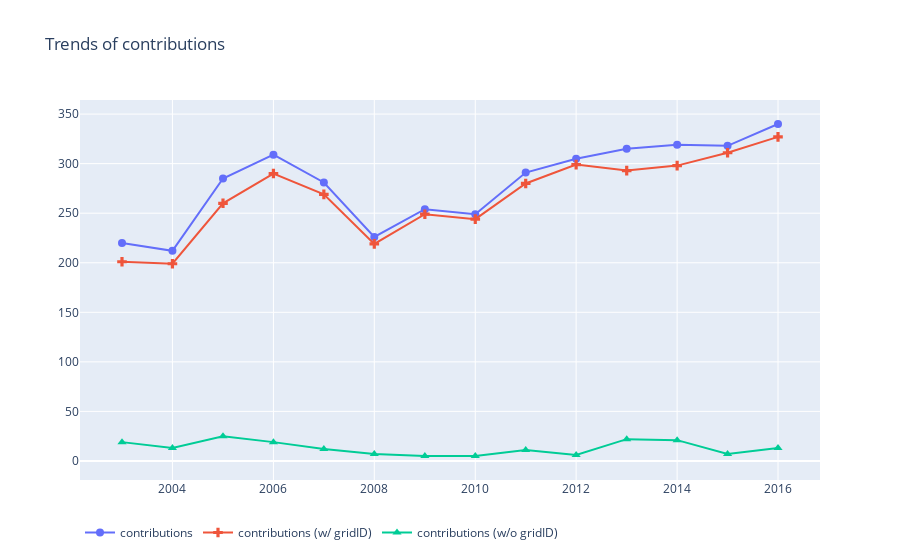

Notebook code for this chart:
### Markdown cell above
In plotly, to have an interactive plot, it would be like this.

### Code cell
contributions = df.groupby(['year'])['paper_doi'].count()
contributions_with_gridId = df[df['org_gridId'].notna()].groupby(['year'])['paper_doi'].count()
contributions_without_gridId = df[df['org_gridId'].isna()].groupby(['year'])['paper_doi'].count()

trace1 = go.Scatter(x=contributions.index,
                    y=contributions.values,
                    name='contributions',
                    marker=dict(symbol='circle', size=8),
                    mode='lines+markers')
                    
trace2 = go.Scatter(x=contributions_with_gridId.index,
                    y=contributions_with_gridId.values,
                    name='contributions (w/ gridID)',
                    marker=dict(symbol='cross', size=8),
                    mode='lines+markers')

trace3 = go.Scatter(x=contributions_without_gridId.index,
                    y=contributions_without_gridId.values,
                    name='contributions (w/o gridID)',
                    marker=dict(symbol='triangle-up', size=8),
                    mode='lines+markers')
                    
layout = go.Layout(title='Trends of contributions',
                   legend=dict(orientation='h'))

fig = go.Figure(data=[trace1, trace2, trace3], layout=layout)
plotly.offline.iplot(fig)

### Figure 1 — Plotly figure (JSON) as saved in the notebook; plotly's stock layout.template omitted (floating-point values rounded to 4 significant figures)
{"data": [{"marker": {"size": 8, "symbol": "circle"}, "mode": "lines+markers", "name": "contributions", "type": "scatter", "x": ["2003-01-01", "2004-01-01", "2005-01-01", "2006-01-01", "2007-01-01", "2008-01-01", "2009-01-01", "2010-01-01", "2011-01-01", "2012-01-01", "2013-01-01", "2014-01-01", "2015-01-01", "2016-01-01"], "y": [220, 212, 285, 309, 281, 226, 254, 249, 291, 305, 315, 319, 318, 340]}, {"marker": {"size": 8, "symbol": "cross"}, "mode": "lines+markers", "name": "contributions (w/ gridID)", "type": "scatter", "x": ["2003-01-01", "2004-01-01", "2005-01-01", "2006-01-01", "2007-01-01", "2008-01-01", "2009-01-01", "2010-01-01", "2011-01-01", "2012-01-01", "2013-01-01", "2014-01-01", "2015-01-01", "2016-01-01"], "y": [201, 199, 260, 290, 269, 219, 249, 244, 280, 299, 293, 298, 311, 327]}, {"marker": {"size": 8, "symbol": "triangle-up"}, "mode": "lines+markers", "name": "contributions (w/o gridID)", "type": "scatter", "x": ["2003-01-01", "2004-01-01", "2005-01-01", "2006-01-01", "2007-01-01", "2008-01-01", "2009-01-01", "2010-01-01", "2011-01-01", "2012-01-01", "2013-01-01", "2014-01-01", "2015-01-01", "2016-01-01"], "y": [19, 13, 25, 19, 12, 7, 5, 5, 11, 6, 22, 21, 7, 13]}], "layout": {"legend": {"orientation": "h"}, "title": {"text": "Trends of contributions"}}}
